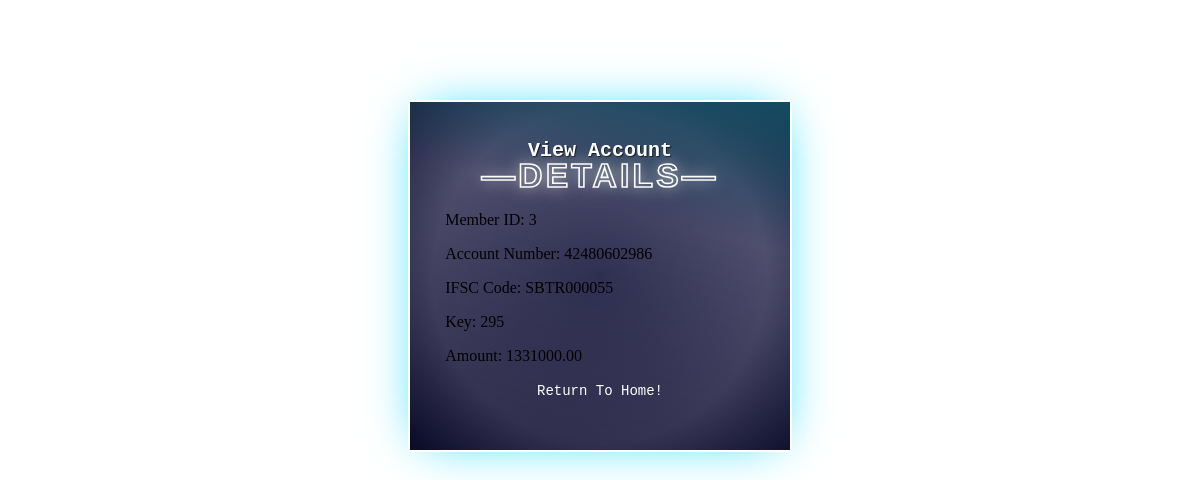
The app's page /user_account/ (signed in) with its own data.
### Toursapp/models.py (models this page shows, shortened)
class memberaccount(models.Model):
    id=models.AutoField(primary_key=True)
    account_number=models.CharField(max_length=50)
    IFSC=models.CharField(max_length=50)
    key=models.CharField(max_length=50)
    amount = models.DecimalField(max_digits=10, decimal_places=2)
    member = models.ForeignKey(
        Userprofile,
        on_delete=models.CASCADE,
        blank=True,
        null=True
    )

class Userprofile(AbstractUser):
    contactno=models.CharField(max_length=10,null=False,blank=False)
    user_type=models.CharField(
        max_length=50,null=False,blank=False,choices=USER_TYPE_CHOICES
    )
    is_active = models.BooleanField(null=False,blank=True,default=True)
    created=models.DateTimeField(auto_now=True)
    updated=models.DateTimeField(auto_now=True)

### Toursapp/views.py (the view)
# urls.py: path('user_account/', acc_details, name='user_account'),
def acc_details(request):
    user_id = request.user.id
    account_details = get_object_or_404(memberaccount, member_id=user_id)
    return render(request, 'account_details.html', {'account_details': account_details})

### templates/account_details.html (shortened to what this page needs)
<!DOCTYPE html>
<html lang="en">
<head>
</head>
<body>
  <form class="form" method="post" action="{% url 'user_account' %}">
    <div class="form-title"><span>View Account </span></div>
     <div class="title-2"><span>DETAILS</span></div>
     <div class="input-container">
      <p>Member ID: {{ account_details.member.id }}</p>
    <p>Account Number: {{ account_details.account_number }}</p>
    <p>IFSC Code: {{ account_details.IFSC }}</p>
    <p>Key: {{ account_details.key }}</p>
    <p>Amount: {{ account_details.amount }}</p>
     </div>
     <p class="signup-link">
       <a href="{% url 'index' %}" class="up">Return To Home!</a>
     </p>
  </form>
</body>
</html>

### templates/account_details.html (style rules this page uses)
.form { position: relative; display: block; padding: 2.2rem; max-width: 450px; background: linear-gradient(14deg, rgba(2,0,36, 0.8) 0%, rgba(24, 24, 65, 0.7) 66%, rgb(20, 76, 99) 100%), radial-gradient(circle, rgba(2,0,36, 0.5) 0%, rgba(32, 15, 53, 0.2) 65%, rgba(14, 29, 28, 0.9) 100%); border: 2px solid #fff; -webkit-box-shadow: rgba(0,212,255) 0px 0px 50px -15px; box-shadow: rgba(0,212,255) 0px 0px 50px -15px; overflow: hidden; z-index: +1; margin:100px 400px; }
.input-container { position: relative; }
.signup-link { color: #c0c0c0; font-size: 0.875rem; line-height: 1.25rem; text-align: center; font-family: monospace; }
.signup-link a { color: #fff; text-decoration: none; }
.form-title { font-size: 1.25rem; line-height: 1.75rem; font-family: monospace; font-weight: 600; text-align: center; color: #fff; text-shadow: 1px 1px 1px rgba(0, 0, 0, 0.7); animation-duration: 1.5s; overflow: hidden; transition: .12s; }
.form-title span { animation: flickering 2s linear infinite both; }
.title-2 { display: block; margin-top: -0.5rem; font-size: 2.1rem; font-weight: 800; font-family: Arial, Helvetica, sans-serif; text-align: center; -webkit-text-stroke: #fff 0.1rem; letter-spacing: 0.2rem; color: transparent; position: relative; text-shadow: 0px 0px 16px #CECECE; }
.title-2 span::before, .title-2 span::after { content: '—'; }

### records on screen
memberaccount: member.id "3", account_number "42480602986", IFSC "SBTR000055", key "295", amount "1331000.00"
